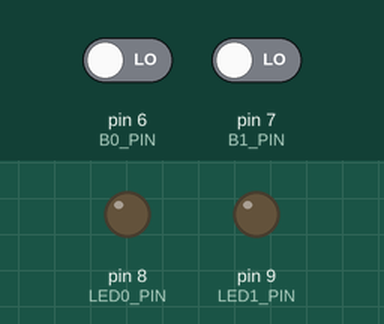
Recording of a sketch running on a simulated Arduino Uno, built with avr-gcc and run on an emulated ATmega328P. Parts: output pins drawn as LEDs (lit = HIGH). Inputs (shaded band) come from the test bench; at power-on: pin 6 (B0_PIN) LOW, pin 7 (B1_PIN) LOW.

Above: at 1.2 s.
1.3 s: pin 6 (B0_PIN) driven HIGH
At 1.7 s:
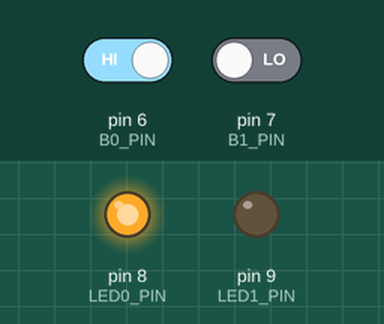
2.8 s: pin 7 (B1_PIN) driven HIGH
At 4.0 s:
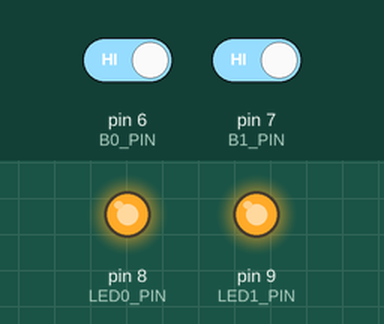
4.3 s: pin 6 (B0_PIN) driven LOW
At 5.2 s:
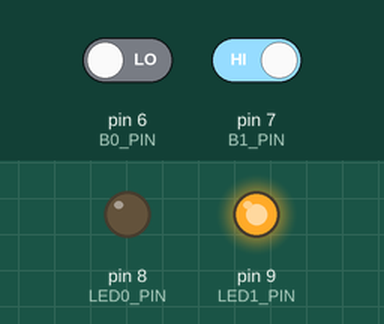
5.8 s: pin 7 (B1_PIN) driven LOW
At 6.3 s:
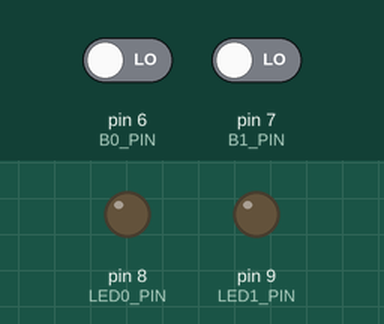
Timing chart, 0 to 8.3 s (numbered marks = the images above; inputs shaded):
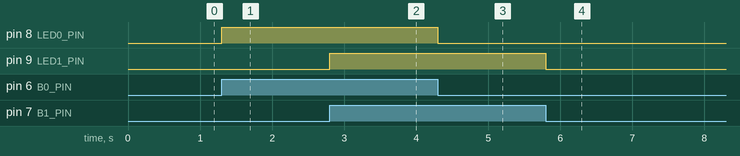

Measured:
- after the input at 1.3 s, pin 8 (LED0_PIN): LOW → HIGH at once
- after the input at 2.8 s, pin 9 (LED1_PIN): LOW → HIGH at once
- after the input at 4.3 s, pin 8 (LED0_PIN): HIGH → LOW at once
- after the input at 5.8 s, pin 9 (LED1_PIN): HIGH → LOW at once

The sketch:

Behavior1.ino
```cpp
/*
  Direct digital input to output
  When B0 is pressed -> LED0 is on.
  When B0 is pressed -> LED0 is on.
*/

// define the pins for the LED outputs
const int LED0_PIN = 8; // const means it can't be changed later
const int LED1_PIN = 9;

// define the pins for the BUTTON inputs
const int B0_PIN = 6;
const int B1_PIN = 7;

void setup() {
  // initialize the digital pins for the LEDs as outputs.
  pinMode(LED0_PIN, OUTPUT);
  pinMode(LED1_PIN, OUTPUT);
  // initialize the digital pins for the buttons as inputs.
  pinMode(B0_PIN, INPUT);
  pinMode(B1_PIN, INPUT);
}

void loop() {
  // read the button states

  int b0_state = digitalRead(B0_PIN);
  int b1_state = digitalRead(B1_PIN);

  digitalWrite(LED0_PIN, b0_state);   // set the LED on
  digitalWrite(LED1_PIN, b1_state);   // set the LED on

}
```
